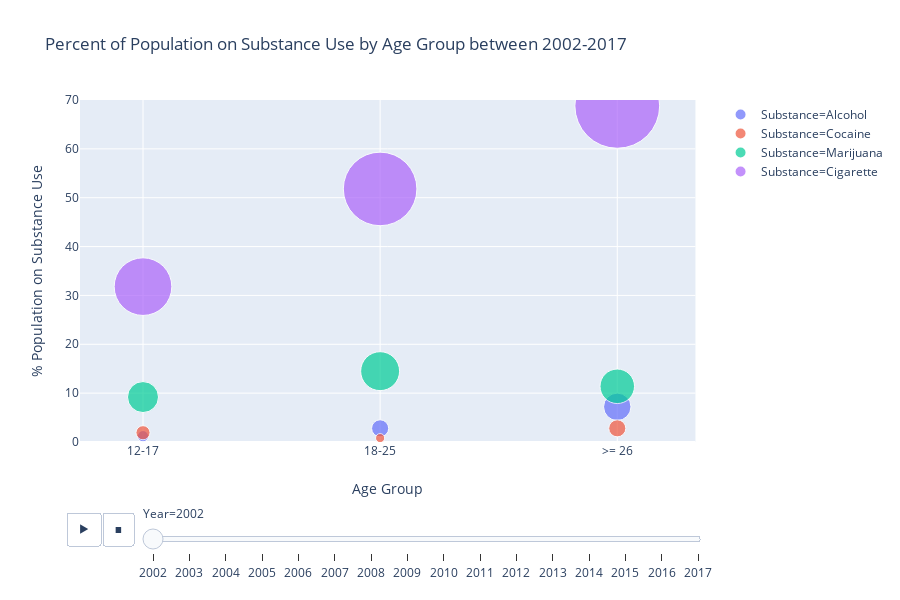

Notebook source saved alongside this figure:
### Code cell
px.scatter(dfAge, x="Age", y="DailyUse", size="DailyUse",
            color="Substance", animation_frame="Year", hover_name="Substance",labels={"Age":'Age Group',"DailyUse":'% Population on Substance Use'},
           log_x=False, size_max=60, range_y=[0, 70],title='Percent of Population on Substance Use by Age Group between 2002-2017',)

### Figure 1 — Plotly figure (JSON) as saved in the notebook; plotly's stock layout.template omitted (floating-point values rounded to 4 significant figures)
{"data": [{"hoverlabel": {"namelength": 0}, "hovertemplate": "<b>%{hovertext}</b><br><br>Substance=Alcohol<br>Year=2002<br>Age Group=%{x}<br>% Population on Substance Use=%{marker.size}", "hovertext": ["Alcohol", "Alcohol", "Alcohol"], "legendgroup": "Substance=Alcohol", "marker": {"color": "#636efa", "size": [1.2, 2.8, 7.2], "sizemode": "area", "sizeref": 0.01914, "symbol": "circle"}, "mode": "markers", "name": "Substance=Alcohol", "showlegend": true, "type": "scatter", "x": ["12-17", "18-25", ">= 26"], "xaxis": "x", "y": [1.2, 2.8, 7.2], "yaxis": "y"}, {"hoverlabel": {"namelength": 0}, "hovertemplate": "<b>%{hovertext}</b><br><br>Substance=Cocaine<br>Year=2002<br>Age Group=%{x}<br>% Population on Substance Use=%{marker.size}", "hovertext": ["Cocaine", "Cocaine", "Cocaine"], "legendgroup": "Substance=Cocaine", "marker": {"color": "#EF553B", "size": [1.9, 0.8, 2.8], "sizemode": "area", "sizeref": 0.01914, "symbol": "circle"}, "mode": "markers", "name": "Substance=Cocaine", "showlegend": true, "type": "scatter", "x": ["12-17", "18-25", ">= 26"], "xaxis": "x", "y": [1.9, 0.8, 2.8], "yaxis": "y"}, {"hoverlabel": {"namelength": 0}, "hovertemplate": "<b>%{hovertext}</b><br><br>Substance=Marijuana<br>Year=2002<br>Age Group=%{x}<br>% Population on Substance Use=%{marker.size}", "hovertext": ["Marijuana", "Marijuana", "Marijuana"], "legendgroup": "Substance=Marijuana", "marker": {"color": "#00cc96", "size": [9.2, 14.5, 11.4], "sizemode": "area", "sizeref": 0.01914, "symbol": "circle"}, "mode": "markers", "name": "Substance=Marijuana", "showlegend": true, "type": "scatter", "x": ["12-17", "18-25", ">= 26"], "xaxis": "x", "y": [9.2, 14.5, 11.4], "yaxis": "y"}, {"hoverlabel": {"namelength": 0}, "hovertemplate": "<b>%{hovertext}</b><br><br>Substance=Cigarette<br>Year=2002<br>Age Group=%{x}<br>% Population on Substance Use=%{marker.size}", "hovertext": ["Cigarette", "Cigarette", "Cigarette"], "legendgroup": "Substance=Cigarette", "marker": {"color": "#ab63fa", "size": [31.8, 51.8, 68.8], "sizemode": "area", "sizeref": 0.01914, "symbol": "circle"}, "mode": "markers", "name": "Substance=Cigarette", "showlegend": true, "type": "scatter", "x": ["12-17", "18-25", ">= 26"], "xaxis": "x", "y": [31.8, 51.8, 68.8], "yaxis": "y"}], "layout": {"height": 600, "legend": {"itemsizing": "constant", "tracegroupgap": 0}, "sliders": [{"active": 0, "currentvalue": {"prefix": "Year="}, "len": 0.9, "pad": {"b": 10, "t": 60}, "steps": [{"args": [["2002"], {"frame": {"duration": 0, "redraw": false}, "fromcurrent": true, "mode": "immediate", "transition": {"duration": 0, "easing": "linear"}}], "label": "2002", "method": "animate"}, {"args": [["2003"], {"frame": {"duration": 0, "redraw": false}, "fromcurrent": true, "mode": "immediate", "transition": {"duration": 0, "easing": "linear"}}], "label": "2003", "method": "animate"}, {"args": [["2004"], {"frame": {"duration": 0, "redraw": false}, "fromcurrent": true, "mode": "immediate", "transition": {"duration": 0, "easing": "linear"}}], "label": "2004", "method": "animate"}, {"args": [["2005"], {"frame": {"duration": 0, "redraw": false}, "fromcurrent": true, "mode": "immediate", "transition": {"duration": 0, "easing": "linear"}}], "label": "2005", "method": "animate"}, {"args": [["2006"], {"frame": {"duration": 0, "redraw": false}, "fromcurrent": true, "mode": "immediate", "transition": {"duration": 0, "easing": "linear"}}], "label": "2006", "method": "animate"}, {"args": [["2007"], {"frame": {"duration": 0, "redraw": false}, "fromcurrent": true, "mode": "immediate", "transition": {"duration": 0, "easing": "linear"}}], "label": "2007", "method": "animate"}, {"args": [["2008"], {"frame": {"duration": 0, "redraw": false}, "fromcurrent": true, "mode": "immediate", "transition": {"duration": 0, "easing": "linear"}}], "label": "2008", "method": "animate"}, {"args": [["2009"], {"frame": {"duration": 0, "redraw": false}, "fromcurrent": true, "mode": "immediate", "transition": {"duration": 0, "easing": "linear"}}], "label": "2009", "method": "animate"}, {"args": [["2010"], {"frame": {"duration": 0, "redraw": false}, "fromcurrent": true, "mode": "immediate", "transition": {"duration": 0, "easing": "linear"}}], "label": "2010", "method": "animate"}, {"args": [["2011"], {"frame": {"duration": 0, "redraw": false}, "fromcurrent": true, "mode": "immediate", "transition": {"duration": 0, "easing": "linear"}}], "label": "2011", "method": "animate"}, {"args": [["2012"], {"frame": {"duration": 0, "redraw": false}, "fromcurrent": true, "mode": "immediate", "transition": {"duration": 0, "easing": "linear"}}], "label": "2012", "method": "animate"}, {"args": [["2013"], {"frame": {"duration": 0, "redraw": false}, "fromcurrent": true, "mode": "immediate", "transition": {"duration": 0, "easing": "linear"}}], "label": "2013", "method": "animate"}, {"args": [["2014"], {"frame": {"duration": 0, "redraw": false}, "fromcurrent": true, "mode": "immediate", "transition": {"duration": 0, "easing": "linear"}}], "label": "2014", "method": "animate"}, {"args": [["2015"], {"frame": {"duration": 0, "redraw": false}, "fromcurrent": true, "mode": "immediate", "transition": {"duration": 0, "easing": "linear"}}], "label": "2015", "method": "animate"}, {"args": [["2016"], {"frame": {"duration": 0, "redraw": false}, "fromcurrent": true, "mode": "immediate", "transition": {"duration": 0, "easing": "linear"}}], "label": "2016", "method": "animate"}, {"args": [["2017"], {"frame": {"duration": 0, "redraw": false}, "fromcurrent": true, "mode": "immediate", "transition": {"duration": 0, "easing": "linear"}}], "label": "2017", "method": "animate"}], "x": 0.1, "xanchor": "left", "y": 0, "yanchor": "top"}], "title": {"text": "Percent of Population on Substance Use by Age Group between 2002-2017"}, "updatemenus": [{"buttons": [{"args": [null, {"frame": {"duration": 500, "redraw": false}, "fromcurrent": true, "mode": "immediate", "transition": {"duration": 500, "easing": "linear"}}], "label": "&#9654;", "method": "animate"}, {"args": [[null], {"frame": {"duration": 0, "redraw": false}, "fromcurrent": true, "mode": "immediate", "transition": {"duration": 0, "easing": "linear"}}], "label": "&#9724;", "method": "animate"}], "direction": "left", "pad": {"r": 10, "t": 70}, "showactive": false, "type": "buttons", "x": 0.1, "xanchor": "right", "y": 0, "yanchor": "top"}], "xaxis": {"anchor": "y", "domain": [0, 0.98], "title": {"text": "Age Group"}}, "yaxis": {"anchor": "x", "domain": [0, 1], "range": [0, 70], "title": {"text": "% Population on Substance Use"}}}}
